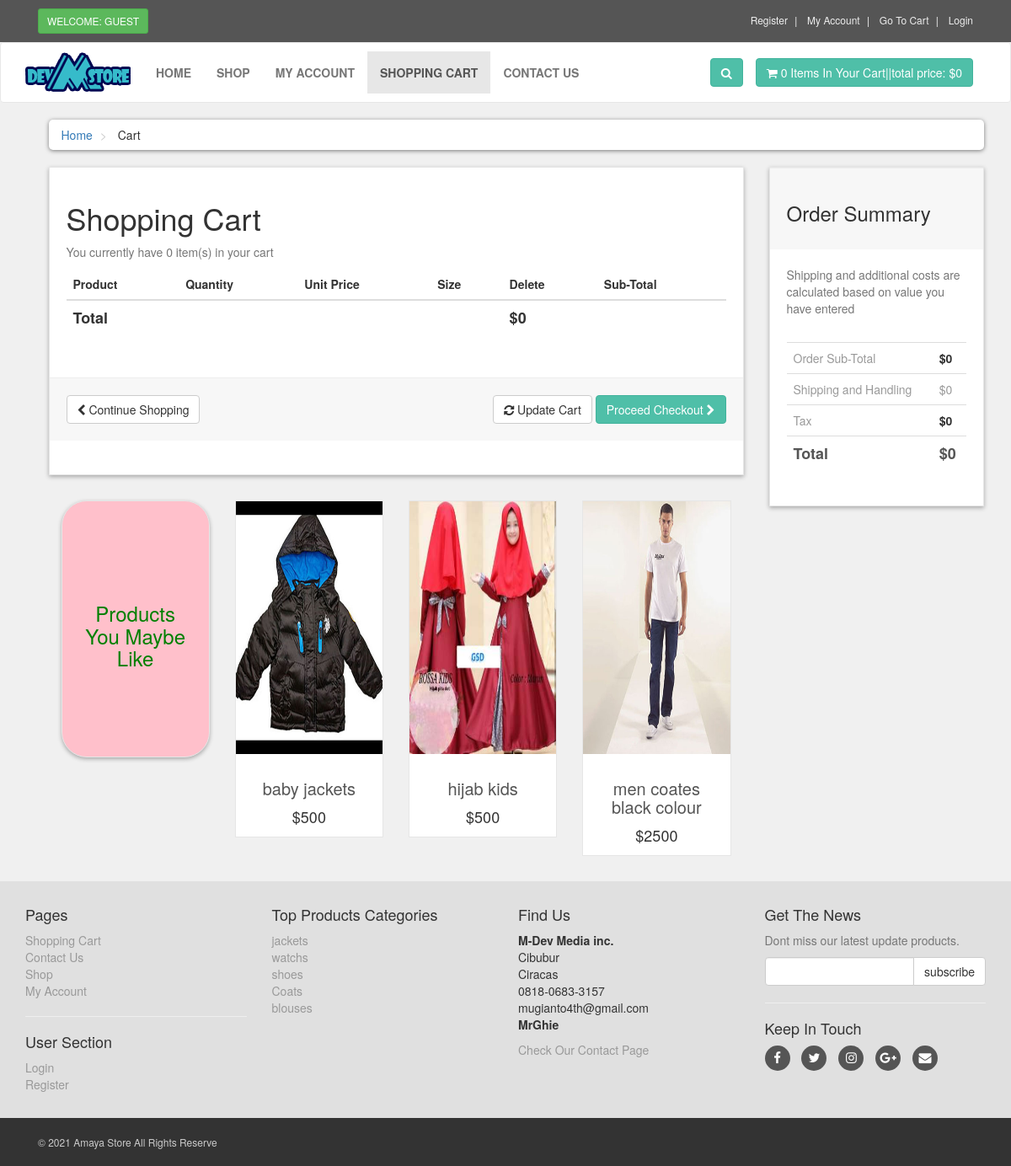
The app's page /cart.php with its own data.
### tables this page shows
CREATE TABLE `product` (
  `product_id` int(11) NOT NULL,
  `p_cat_id` int(11) NOT NULL,
  `cat_id` int(11) NOT NULL,
  `date` timestamp NOT NULL DEFAULT CURRENT_TIMESTAMP ON UPDATE CURRENT_TIMESTAMP,
  `product_title` text NOT NULL,
  `product_url` text NOT NULL,
  `product_img1` text NOT NULL,
  `product_img2` text NOT NULL,
  `product_img3` text NOT NULL,
  `product_price` int(11) NOT NULL,
  `product_keywords` text NOT NULL,
  `product_desc` text NOT NULL,
  `product_lable` text NOT NULL
);

CREATE TABLE `product_categories` (
  `p_cat_id` int(11) NOT NULL,
  `p_cat_title` text NOT NULL,
  `p_cat_desc` text NOT NULL
);

### cart.php (the view, shortened to what this page needs)
<?php include("includes/hedder.php"); ?>
   <div id="content">
       <div class="container">
           <div class="col-md-12">
               <ul class="breadcrumb">
                   <li>
                       <a href="index.php">Home</a>
                   </li>
                   <li>
                       Cart
                   </li>
               </ul>
           </div>
           <div id="cart" class="col-md-9">
               <div class="box">
                   <form action="cart.php" method="post" enctype="multipart/form-data">
                       <h1>Shopping Cart</h1>
                       <?php
                      $ip_add = getRealIpUser();
                      $select_cart = "select * from cart where ip_add='$ip_add' ";
                     $run_cart = mysqli_query($con, $select_cart);
                      $count = mysqli_num_rows($run_cart);
                        ?>
                       <p class="text-muted">You currently have <?php echo $count; ?> item(s) in your cart</p>
                       <div class="table-responsive">
                           <table class="table">
                               <thead>
                                   <tr>
                                       <th colspan="2">Product</th>
                                       <th>Quantity</th>
                                       <th>Unit Price</th>
                                       <th>Size</th>
                                       <th colspan="1">Delete</th>
                                       <th colspan="2">Sub-Total</th>
                                   </tr>
                               </thead>
                                <?php
                                   $total = 0;
                                   ?>
                               <tfoot>
                                   <tr>
                                       <th colspan="5">Total</th>
                                       <th colspan="2">$<?php echo $total; ?></th>
                                   </tr>
                               </tfoot>
                           </table>
                       </div>
                       <div class="box-footer">
                           <div class="pull-left">
                               <a href="index.php" class="btn btn-default">
                                   <i class="fa fa-chevron-left"></i> Continue Shopping
                               </a>
                           </div>
                           <div class="pull-right">
                               <button type="submit" name="update" value="Update Cart" class="btn btn-default">
                                   <i class="fa fa-refresh"></i> Update Cart
                               </button>
                               <a href="checkout.php" class="btn btn-primary">
                                   Proceed Checkout <i class="fa fa-chevron-right"></i>
                               </a>
                           </div>
                       </div>
                   </form>
               </div>
               <div id="row same-heigh-row">
                   <div class="col-md-3 col-sm-6">
                       <div class="box same-height headline">
                           <h3 class="text-center">Products You Maybe Like</h3>
                       </div>
                   </div>
                   <?php
                   $get_products = "select * from product order by rand() LIMIT 0,3";
                   $run_products = mysqli_query($con,$get_products);
                   while($row_products=mysqli_fetch_array($run_products)){
                       $pro_id = $row_products['product_id'];
                       $pro_title = $row_products['product_title'];
                       $pro_price = $row_products['product_price'];
                       $pro_img1 = $row_products['product_img1'];
                       echo "
                    <div class='col-md-3 col-sm-6 center-responsive'>
                       <div class='product same-height'>
                           <a href='details.php?pro_id=$pro_id'>
                               <img class='img-responsive' src='admin_area/product_images/$pro_img1' alt='Product 6'>
                            </a>
                            <div class='text'>
                                <h3><a href='details.php?pro_id=$pro_id'> $pro_title </a></h3>
                                <p class='price'>$$pro_price</p>
                            </div>
                        </div>
                   </div>
                       ";
                   }
                   ?>
               </div>
           </div>
           <div class="col-md-3">
               <div id="order-summary" class="box">
                   <div class="box-header">
                       <h3>Order Summary</h3>
                   </div>
                   <p class="text-muted">
                       Shipping and additional costs are calculated based on value you have entered
                   </p>
                   <div class="table-responsive">
                       <table class="table">
                           <tbody>
                               <tr>
                                   <td> Order Sub-Total </td>
                                   <th> $<?php echo $total; ?> </th>
                               </tr>
                               <tr>
                                   <td> Shipping and Handling </td>
                                   <td> $0 </td>
                               </tr>
                               <tr>
                                   <td> Tax </td>
                                   <th> $0 </th>
                               </tr>
                               <tr class="total">
                                   <td> Total </td>
                                   <th> $<?php echo $total; ?></th>
                               </tr>
                           </tbody>
                       </table>
                   </div>
               </div>
           </div>
       </div>
   </div>
   <?php
    include("includes/footer.php");
    ?>
</body>
</html>

### includes/footer.php (shortened to what this page needs)
<div id="footer">
    <div class="container">
        <div class="row">
            <div class="col-sm-6 col-md-3">
               <h4>Pages</h4>
                <ul>
                    <li><a href="cart.php">Shopping Cart</a></li>
                    <li><a href="contact.php">Contact Us</a></li>
                    <li><a href="shop.php">Shop</a></li>
                    <li><a href="checkout.php">My Account</a></li>
                </ul>
                <hr>
                <h4>User Section</h4>
                <ul>
                    <?php
                           if(!isset($_SESSION['customer_email'])){
                               echo"<a href='checkout.php'>Login</a>";
                           }else{
                              echo"<a href='customer/my_account.php?my_orders'>My Account</a>";
                           }
                           ?>
                    <li><a href="customer_register.php">Register</a></li>
                </ul>
            </div>
            <div class="com-sm-6 col-md-3">
                <h4>Top Products Categories</h4>
                <ul>
                     <?php
                     $get_p_categories = "select * from product_categories";
                     $run_p_categories = mysqli_query($con,$get_p_categories);
                     while($row_p_categories=mysqli_fetch_array($run_p_categories)){
                        $p_cat_id= $row_p_categories['p_cat_id'];
                        $p_cat_title= $row_p_categories['p_cat_title'];
                        echo "
                       <li><a href='shop.php?p_cat=$p_cat_id'>$p_cat_title</a></li>
                        ";
                     }
                      ?>
                </ul>
            </div>
            <div class="col-sm-6 col-md-3">
                <h4>Find Us</h4>
                <p>
                    <strong>M-Dev Media inc.</strong>
                    <br/>Cibubur
                    <br/>Ciracas
                    <br/>0818-0683-3157
                    <br/>mugianto4th@gmail.com
                    <br/><strong>MrGhie</strong>
                </p>
                <a href="contact.php">Check Our Contact Page</a>
            </div>
            <div class="col-sm-6 col-md-3">
                <h4>Get The News</h4>
                <p class="text-muted">
                    Dont miss our latest update products.
                </p>
                <form action="" method="post">
                    <div class="input-group">
                        <input type="text" class="form-control" name="email">
                        <span class="input-group-btn">
                            <input type="submit" value="subscribe" class="btn btn-default">
                        </span>
                    </div>
                </form>
                <hr>
                <h4>Keep In Touch</h4>
                <p class="social">
                    <a href="#" class="fa fa-facebook"></a>
                    <a href="#" class="fa fa-twitter"></a>
                    <a href="#" class="fa fa-instagram"></a>
                    <a href="#" class="fa fa-google-plus"></a>
                    <a href="#" class="fa fa-envelope"></a>
                </p>
            </div>
        </div>
    </div>
</div>
<div id="copyright">
    <div class="container">
        <div class="col-md-12">
            <p class=" ">&copy; 2021 Amaya Store All Rights Reserve</p>
        </div>
    </div>
</div>
</body>
</html>

### styles/style.css (style rules this page uses)
body { font-size: 14px; line-height: 1.42857143; color: #333333; background: #f0f0f0; overflow-x: hidden; }
.btn-primary { color: rgb(255, 255, 255); background: rgb(79, 191, 168); border-color: rgb(65, 179, 156); }
.box { background: #ffffff; margin: 0 0 30px; border: solid 1px #e6e6e6; box-sizing: border-box; padding: 20px; box-shadow: 0px 2px 5px rgba(0, 0, 0, .3); }
#content { padding-left: 25px; }
#content .product { background: #ffffff; border: solid 1px #e6e6e6; margin-bottom: 30px; box-sizing: border-box; }
#content .product .text { padding: 10px 10px 0px; }
#content .product .text p.price { font-size: 18px; text-align: center; font-weight: 400; }
#content .product .text h3 { text-align: center; font-size: 20px; }
#content .product .text h3 a { color: rgb(85, 85, 85); }
.breadcrumb { padding: 8px 15px; margin-bottom: 20px; background: #ffffff; border-radius: 5px; box-shadow: 0px 1px 5px rgba(0, 0, 0, .5); }
.breadcrumb> li + li:before { content: ">\00a0"; color: #cccccc; }
.center-responsive img { height: 300px; }
#content .headline { height: 305px; }
.headline { color: green; background-color: pink; border-radius: 30px; }
.headline h3 { margin-top: 100px; }
#content #cart .table tfoot { font-size: 18px; }
.box .box-footer { background-color: #f7f7f7; margin: 30px -20px 20px; padding: 20px; border-top: 1px solid #eeeeee; }
.box .box-footer:before, .box .box-footer:after { content: ""; display: table; }
.box .box-footer:after { clear: both; }
.box .box-header { background-color: #f7f7f7; margin: -20px -20px 20px; padding: 20px; border-top: 1px solid #eeeeee; }
#content #order-summary table { margin-top: 20px; }
#content #order-summary table td { color: #999999; }
#content #order-summary table tr.total td, #content #order-summary table tr.total th { font-size: 18px; color: #555555; font-weight: 700; }
#footer { background: #e0e0e0; padding: 20px 0; }
#footer a { color: #999999; padding: 0; text-decoration: none; }
#footer ul { list-style: none; padding-left: 0px; }
#footer .social { text-align: left; }
#footer .social a { margin: 0px 10px 0px 0px; display: inline-block; color: #ffffff; width: 30px; height: 30px; border-radius: 15px; line-height: 30px; font-size: 15px; text-align: center; vertical-align: bottom; background: #555555; text-decoration: none; }
#copyright { background: #333333; color: #cccccc; padding: 20px 0px; font-size: 12px; }
#copyright p { margin: 0px; }

### records on screen
product: product_img1 (picture), product_title "baby jackets", product_price "500"
product: product_img1 (picture), product_title "hijab kids", product_price "500"
product: product_img1 (picture), product_title "men coates black colour", product_price "2500"
product_categories: p_cat_title "jackets"
product_categories: p_cat_title "watchs"
product_categories: p_cat_title "shoes"
product_categories: p_cat_title "Coats"
product_categories: p_cat_title "blouses"

### other values on screen
$count_items=0 "0"
$total=0 "0"
$count "0"
$total "0"
